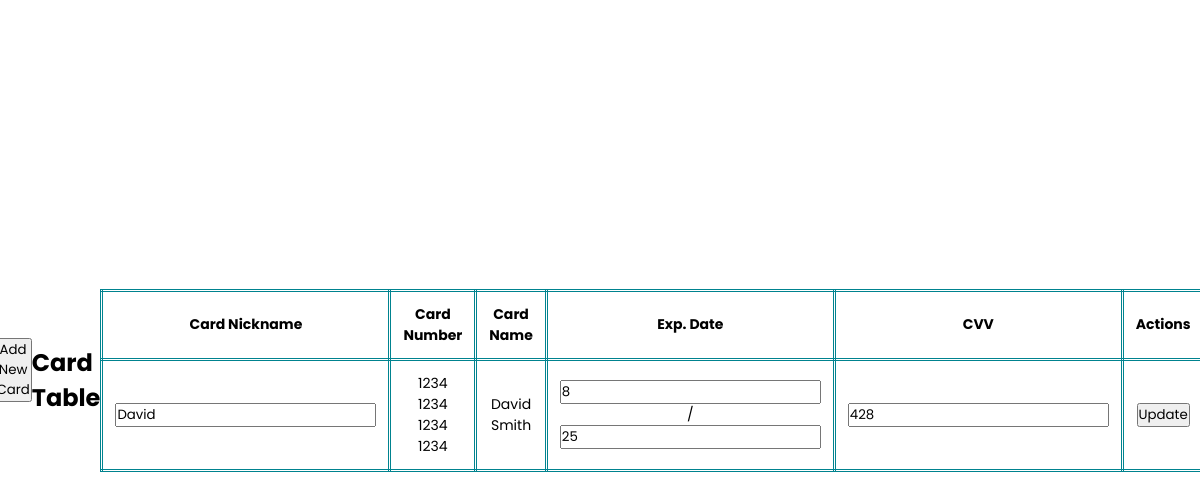
Screenshot of /userPanel/insertCard.php (signed in) with the database file from the repository.
### tables this page shows
CREATE TABLE `Card` (
  `cardid` int(11) NOT NULL,
  `userid` int(11) DEFAULT NULL,
  `nickname` varchar(100) DEFAULT NULL,
  `number` varchar(20) DEFAULT NULL,
  `name` varchar(100) DEFAULT NULL,
  `month` tinyint(4) DEFAULT NULL,
  `year` tinyint(4) DEFAULT NULL,
  `cvv` int(3) DEFAULT NULL
);

### userPanel/insertCard.php (the view, shortened to what this page needs)
<?php
include("../includes/connect.php");
$userid = $_SESSION['userid'];
$selectCard = "SELECT * FROM Card WHERE userid = '$userid'";
$resultCard = $conn->query($selectCard);
?>
<!DOCTYPE html>
<html lang="en">
<head>
    <link rel="stylesheet" href="design.css">
</head>
<body>
    <div class="container">
        <button class="toggle-button btn btn-info" onclick="toggleForm()">Add New Card</button>
        <h2>Card Table</h2>
        <table class="table table-bordered text-center">
            <thead>
                <tr>
                    <th>Card Nickname</th>
                    <th>Card Number</th>
                    <th>Card Name</th>
                    <th>Exp. Date</th>
                    <th>CVV</th>
                    <th>Actions</th>
                </tr>
            </thead>
            <tbody>
                <?php
                if ($resultCard && $resultCard->num_rows > 0) {
                    while ($row_card = $resultCard->fetch_assoc()) {
                        echo "
                        <form method='post' action=''>
                            <tr>
                                <td>
                                    <input type='text' name='nickname' value='{$row_card['nickname']}' class='form-control'>
                                    <input type='hidden' name='cardid' value='{$row_card['cardid']}'>
                                </td>
                                <td>{$row_card['number']}</td>
                                <td>{$row_card['name']}</td>
                                <td>
                                    <input type='number' name='month' value='{$row_card['month']}' class='form-control'> /
                                    <input type='number' name='year' value='{$row_card['year']}' class='form-control'>
                                </td>
                                <td>
                                    <input type='text' name='cvv' value='{$row_card['cvv']}' class='form-control'>
                                </td>
                                <td>
                                    <button type='submit' name='update_card' class='btn btn-primary'>Update</button>
                                </td>
                            </tr>
                        </form>";
                    }
                } else {
                    echo "<tr><td colspan='6'>No cards saved for this user.</td></tr>";
                }
                ?>
            </tbody>
        </table>
    </div>
</body>
</html>

### design.css (style rules this page uses)
* { font-family: 'Poppins', sans-serif; margin:0; padding:0; box-sizing: border-box; }
.container { min-height: 100vh; display: flex; align-items: center; justify-content: center; padding:20px; padding-bottom: 60px; }
table { margin: 50px auto; width: 90%; border-collapse: collapse; font-size: 14px; }
table, th, td { border: 3px double #00838f; }
th, td { padding: 12px; text-align: center; }

### userPanel/insertCard.php (style rules this page uses)
.toggle-button { margin-bottom: 20px; }

### rows the page displays
card: number "1234 1234 1234 1234", name "David Smith", month "8", year "25", cvv "428"
